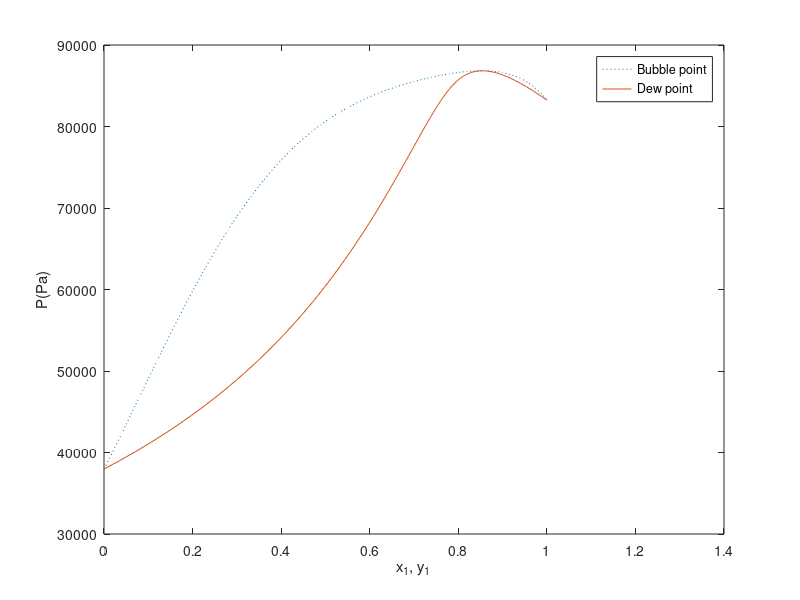

Recreate this plot in MATLAB.
% bpbin.m: bubble point P for binary system 
T = 60+273.15; R = 8.314; % t=60 deg.C 
P1s = 83.25e3; P2s = 37.97e3; A12 = 0.59; A21 = 1.42;  
B11 = -963e-6; B22 = -1523e-6; B12 = 52e-6; % (m^3/mol) 
x = [0:0.01:1]; n = length(x); % x1 
gam1 = exp((1-x).^2 .*(A12 + 2*(A21 - A12)*x)); % activity coefficient gamma1 
gam2 = exp(x.^2 .*(A21 + 2*(A12 - A21)*(1-x))); % activity coefficient gamma2 
d12 = 2*B12 - B11 - B22; 
for k = 1:n % z(1)=y1, z(2)=P    
f = @(z) [x(k)*gam1(k)*P1s-z(1)*z(2)*exp((B11*(z(2)-P1s)+z(2)*d12*(1-z(1))^2)/R/T);...        
(1-x(k))*gam2(k)*P2s-(1-z(1))*z(2)*exp((B22*(z(2)-P2s)+z(2)*d12*(z(1))^2)/R/T)];    
z0 = [0.5, 5e4]; z = fsolve(f,z0); y(k) = z(1); P(k) = z(2); 
end 
plot(x,P,':',y,P), xlabel('x_1, y_1'), ylabel('P(Pa)') 
legend('Bubble point','Dew point','location','best') 